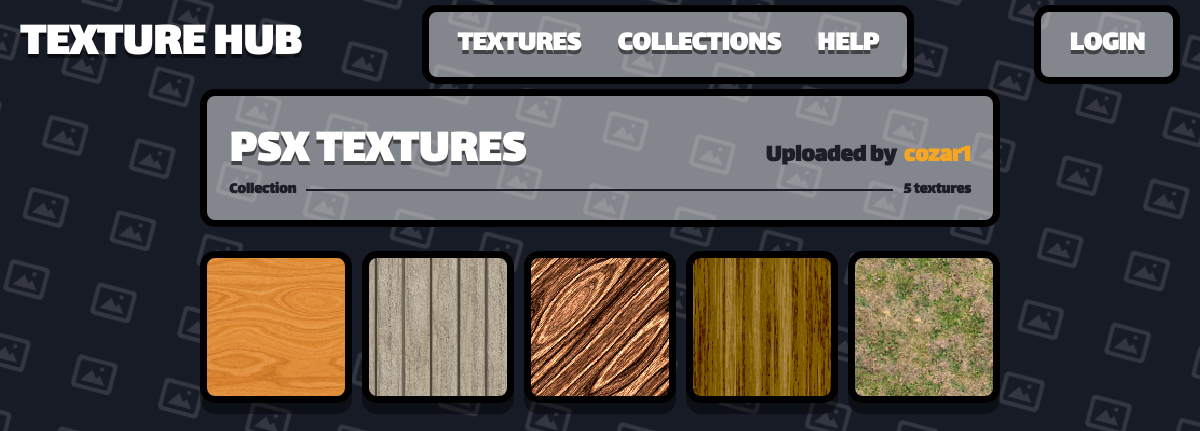
The app's page /collection/1 with its own data.
### app.py (models this page shows)
class Collection(db.Model):
    __tablename__ = 'Collection'
    collection_id = db.Column(db.Integer, primary_key=True)
    collection_name = db.Column(db.String(80), unique=True, nullable=False)
    collection_user_id = db.Column(db.String(120), nullable=False)
    collection_rating = db.Column(db.Integer, default=0)

class User(db.Model):
    __tablename__ = 'User'
    user_id = db.Column(db.Integer, primary_key=True)
    user_name = db.Column(db.String(80), unique=True, nullable=False)
    user_password = db.Column(db.String(120), nullable=False)
    user_rating = db.Column(db.Integer, default=0)

class Texture(db.Model):
    __tablename__ = 'Texture'
    texture_id = db.Column(db.Integer, primary_key=True)
    texture_name = db.Column(db.String(80), unique=True, nullable=False)
    texture_address = db.Column(db.String(120), nullable=False)
    texture_user_id = db.Column(db.Integer, default=0)
    texture_tags = db.Column(db.String(200), nullable=True)

### app.py (the view)
@app.route('/collection/<_collection_id>', methods=['GET', 'POST'])
def collection(_collection_id):
    user = get_current_user()
    collection = Collection.query.filter_by(collection_id = _collection_id).one()
    collection_user = User.query.filter_by(user_id = collection.collection_user_id).one()
    texture_ids = Texture_Collection.query.filter_by(collection_id = collection.collection_id).all()
    textures = [Texture.query.filter_by(texture_id = tc.texture_id).one() for tc in texture_ids]
    return render_template('collection.html', user=user, collection=collection, collection_user=collection_user, textures=textures)

### app.py (called while the page is built)
def get_current_user():
    user_id = session.get('user_id')
    if user_id is None:
        return None
    return User.query.get(user_id)

@app.template_filter('texture_url')
def texture_image_url(address):
    if not address:
        return DEFAULT_TEXTURE_URL
    addr = str(address).strip().replace('\\', '/')
    if addr.startswith('/static/images/'):
        rel = addr[len('/static/images/') :]
    elif addr.startswith('static/images/'):
        rel = addr[len('static/images/') :]
    else:
        rel = os.path.basename(addr)
    rel = os.path.basename(rel)
    if not rel or rel.startswith('.'):
        return DEFAULT_TEXTURE_URL
    full = os.path.join(STATIC_IMAGES_DIR, rel)
    if os.path.isfile(full):
        return f'/static/images/{rel}'
    return DEFAULT_TEXTURE_URL

### templates/collection.html (shortened to what this page needs)
{% extends "template.html" %}
{% block content %}
<div class="th-detail-panel">
    <div class="th-detail-title-row">
        <h1 class="th-detail-title">{{ collection.collection_name }}</h1>
        <div class="th-detail-author">Uploaded by <a class="th-signup-link" href="/user/{{ collection_user.user_name }}">{{ collection_user.user_name }}</a></div>
    </div>
    <div class="th-collection-row">
        <span class="th-stat-label">Collection</span>
        <div class="th-stat-track"></div>
        <span class="th-stat-value">{{ textures|length }} textures</span>
    </div>
</div>
<div class="th-texture-grid" style="margin-top: 24px;">
    {% for item in textures %}
        {% include "texture_template.html" %}
    {% endfor %}
</div>
{% endblock %}

### templates/texture_template.html
<a href="/texture/{{ item.texture_id }}" class="item" style="background-image: url('{{ item.texture_address | texture_url }}'); background-size: cover; background-position: center; background-repeat: no-repeat;">
    <div class="item-thumb"></div>
</a>

### static/style.css (style rules this page uses)
:root { --color_trans_white: #fdfdff79; --color_trans_black: #00000071; --th-bg-dark: #171b26; --th-navy: #262b3a; --th-navy-light: #3a4155; --th-navy-dark: #12151d; --th-gray: #9a9ea8; --th-gray-light: #c4c7cf; --th-gray-dark: #6d707a; --th-white: #ffffff; --th-orange: #f5a623; --th-orange-dark: #d98c12; --th-text-dark: #1b1e26; --th-border-dark: #000000; --th-radius-sm: 15px; --th-radius-md: 25px; --th-radius-lg: 35px; --th-shadow-bevel: inset 1px 1px 0 var(--th-navy-light), inset -1px -1px 0 var(--th-border-dark); --th-font: "Lalezar-Regular", "Segoe UI", "Arial", sans-serif; --th-font-size-header: 75px; --th-font-size-title: 55px; --th-font-size-text: 25px; }
* { box-sizing: border-box; }
body.th-body { position: relative; margin: 0; font-family: var(--th-font); color: var(--th-white); background-color: var(--th-bg-dark); min-height: 100vh; overflow-x: hidden; overflow-y: auto; }
body.th-body::before { content: ""; position: fixed; inset: 0; z-index: 0; pointer-events: none; top: 50%; left: 50%; width: 150vmax; height: 150vmax; transform: translate(-50%, -50%) rotate(15deg); background-image: url("/static/images/image_icon.png"); background-repeat: repeat; background-size: 90px auto; opacity: 0.12; animation: th-tile-scroll 20s linear infinite; }
.item { width: 100%; display: grid; place-items: center; position: relative; background: var(--color_trans_white); border: 7px solid var(--th-border-dark); border-radius: var(--th-radius-sm); padding: 10px; aspect-ratio: 1 / 1; max-width: 20rem; background-image: linear-gradient(45deg, #b9bcc3 25%, transparent 25%), linear-gradient(-45deg, #b9bcc3 25%, transparent 25%), linear-gradient(45deg, transparent 75%, #b9bcc3 75%), linear-gradient(-45deg, transparent 75%, #b9bcc3 75%); background-size: 20px 20px; background-position: 0 0, 0 10px, 10px -10px, -10px 0; background-color: var(--th-gray-light); -webkit-box-shadow: 0px 11px 0px 0px rgba(0,0,0,0.42); box-shadow: 0px 11px 0px 0px rgba(0,0,0,0.42); image-rendering: pixelated; image-rendering: crisp-edges; transition-duration: 0.2s; text-decoration: none; color: inherit; overflow: hidden; }
.item .item-thumb { width: 100%; height: 100%; display: block; }
.th-signup-link { color: var(--th-orange); text-decoration: none; font-weight: 800; margin-left: 4px; transition-duration: 0.2s; }
.th-texture-grid { flex: 1; display: grid; grid-template-columns: repeat(5, 1fr); gap: 10px; justify-content: center; }
.th-detail-panel { background: var(--color_trans_white); padding: 18px 22px; color: var(--th-text-dark); border: 7px solid var(--th-border-dark); border-radius: var(--th-radius-sm); }
.th-detail-title-row { margin-bottom: -30px; display: flex; align-items: baseline; justify-content: space-between; }
.th-detail-title { font-size: var(--th-font-size-title); font-weight: 800; margin: 0; }
.th-detail-author { font-weight: 700; font-size: var(--th-font-size-text); }
.th-detail-title { font-size: clamp(1.75rem, 4vw, var(--th-font-size-header)); font-weight: 800; letter-spacing: 0.5px; color: var(--th-white); text-transform: uppercase; white-space: nowrap; text-decoration: none; flex-shrink: 0; text-shadow: 0px 4px 0px rgba(0,0,0,0.51); }
.th-stat-label { font-weight: 800; white-space: nowrap; }
.th-stat-track { flex: 1; height: 2px; background: var(--th-text-dark); }
.th-stat-value { font-weight: 800; }
.th-collection-row { display: flex; align-items: center; gap: 10px; margin-top: 18px; }

### records on screen
Collection: collection_name "PSX TEXTURES"
User: user_name "cozar1"
Texture: texture_address|texture_url (picture)
Texture: texture_address|texture_url (picture)
Texture: texture_address|texture_url (picture)
Texture: texture_address|texture_url (picture)
Texture: texture_address|texture_url (picture)

### other values on screen
{{ textures|length }} "5"
